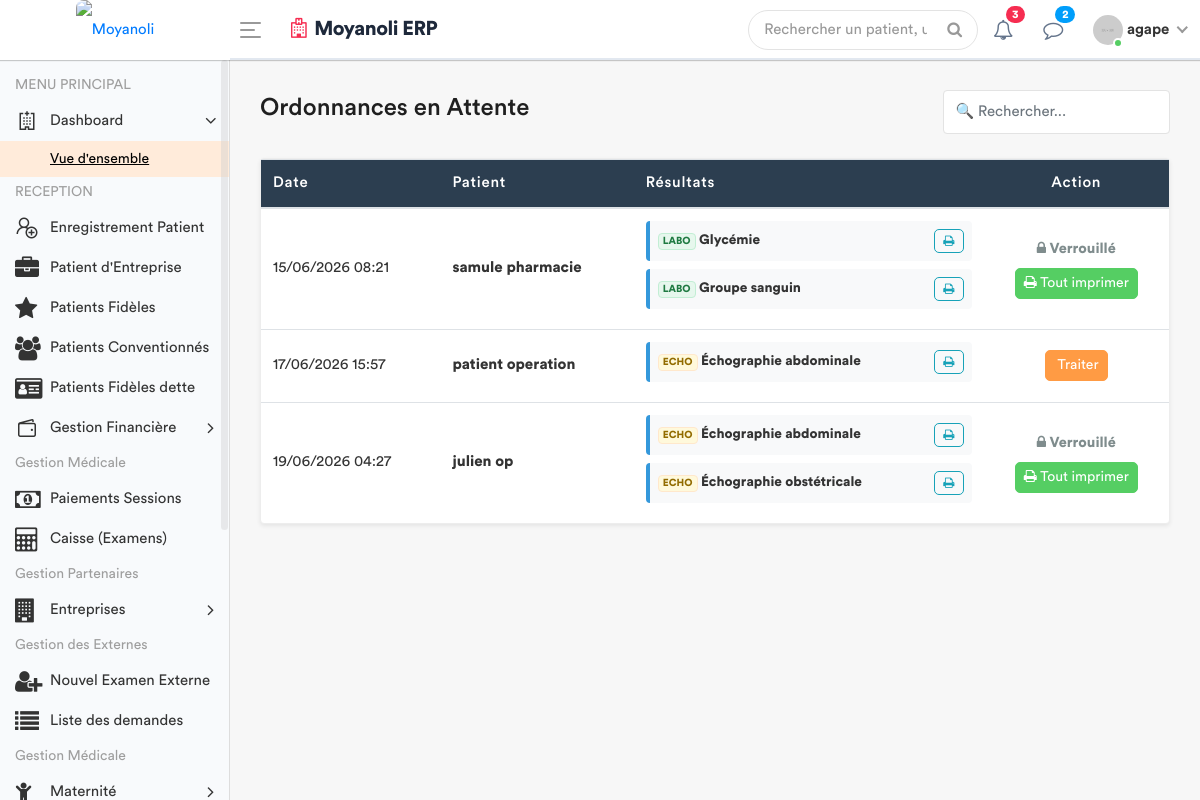
The app's page /medecin/salle-d-attente/ (signed in), older data.
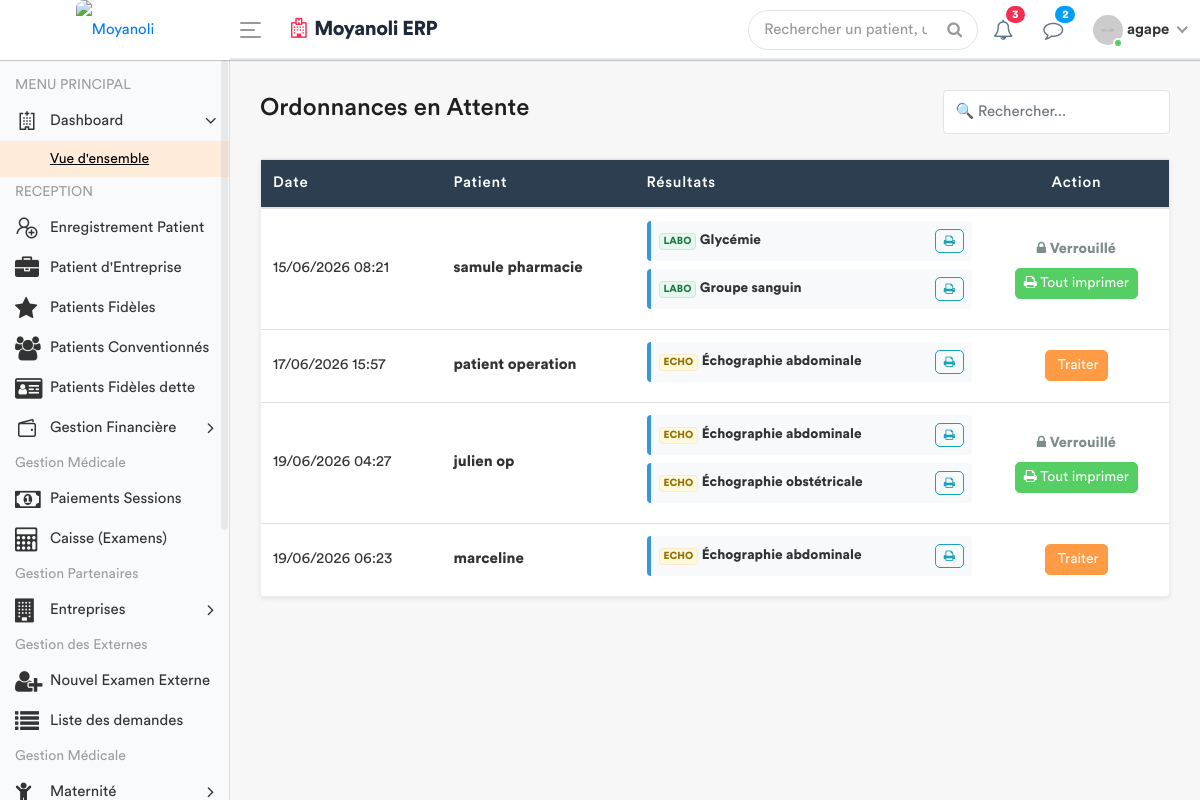
The same page, newer data.
### apps/models.py (models this page shows, shortened)
class Consultation(models.Model):
    triage = models.OneToOneField(SigneVital, db_index=True, on_delete=models.CASCADE)
    medecin = models.ForeignKey(settings.AUTH_USER_MODEL, on_delete=models.SET_NULL, null=True)
    motif_consultation = models.TextField(verbose_name="Motif")
    histoire_maladie = models.TextField(verbose_name="Histoire de la maladie")
    examen_physique = models.TextField(verbose_name="Examen physique")
    complement_d_anamnese = models.CharField(max_length=200, null=True)
    hypothese_diagnostique = models.TextField(verbose_name="Hypothèse diagnostique")
    date_creation = models.DateTimeField(default=timezone.now)
    consultation_payee = models.BooleanField(default=False, verbose_name="Consultation payée")
    session = models.OneToOneField(SessionSoins, on_delete=models.CASCADE, null=True)

class SigneVital(models.Model):
    patient = models.ForeignKey(Patient, on_delete=models.CASCADE)
    temperature = models.DecimalField(max_digits=4, decimal_places=1)
    poids = models.DecimalField(max_digits=5, decimal_places=2)
    tension_arterielle = models.CharField(max_length=10)
    frequence_cardiaque = models.IntegerField()
    frequence_respiratoire = models.IntegerField(null=True, blank=True)
    saturation_oxygene = models.IntegerField(null=True, blank=True)
    date_prelevement = models.DateTimeField(default=timezone.now)
    infirmier = models.ForeignKey(User, on_delete=models.SET_NULL, null=True)
    est_consulte = models.BooleanField(default=False)
    session = models.ForeignKey(SessionSoins, on_delete=models.CASCADE, related_name='signes_vitaux', null=True)

class Patient(models.Model):
    TYPE_CHOICES = [
        ('SIMPLE', 'Patient Simple'),
        ('FIDELE', 'Patient Fidèle'),
        ('CONVENTIONNE', 'Patient Conventionné'),
    ]
    code_patient = models.CharField(max_length=20, unique=True, editable=False)
    noms = models.CharField(max_length=100)
    service = models.ForeignKey('Service', on_delete=models.PROTECT, related_name='patients', null=True)
    sexe = models.CharField(max_length=1, choices=[('M', 'Masculin'), ('F', 'Féminin')])
    age = models.CharField(max_length=30)
    adresse = models.TextField()
    telephone = models.CharField(max_length=20)
    type_patient = models.CharField(max_length=15, choices=TYPE_CHOICES, default='SIMPLE')
    a_carte_fidelite = models.BooleanField(default=False, verbose_name="Possède carte de fidélité")
    entreprise = models.ForeignKey(
        'Entreprise',
        on_delete=models.SET_NULL,
        null=True,
        blank=True,
        related_name='patients',
        verbose_name="Entreprise (si conventionné)"
    )
    fiche_payee = models.BooleanField(default=False)
    created_by = models.ForeignKey(User, on_delete=models.SET_NULL, null=True, related_name='patients_crees')
    date_creation = models.DateTimeField(auto_now_add=True)
    date_modification = models.DateTimeField(auto_now=True)

class DemandeExamen(models.Model):
    STATUT = [
        ('EN_ATTENTE', 'En attente'),
        ('TERMINE', 'Terminé'),
        ('ANNULE', 'Annulé'),
    ]
    consultation = models.ForeignKey(Consultation, related_name='examens', on_delete=models.CASCADE)
    prestation = models.ForeignKey(Prestation, on_delete=models.PROTECT)
    indication = models.TextField(blank=True, help_text="Note du médecin pour le technicien")
    resultat = models.TextField(blank=True, null=True)
    image_resultat = models.ImageField(upload_to='resultats_examens/', blank=True, null=True)
    technicien = models.ForeignKey(
        settings.AUTH_USER_MODEL,
        related_name='examens_realises',
        on_delete=models.SET_NULL,
        null=True,
        blank=True
    )
    statut = models.CharField(max_length=20, choices=STATUT, default='EN_ATTENTE')
    date_demande = models.DateTimeField(default=timezone.now)
    date_realisation = models.DateTimeField(null=True, blank=True)
    quantite = models.PositiveIntegerField(default=1)

class Prestation(models.Model):
    CATEGORIES = [
        ('ADM', 'Administratif'),
        ('CONS', 'Consultation'),
        ('LABO', 'Laboratoire'),
        ('SOIN', 'Soins'),
        ('ECHO', 'Échographie'),
        ('RADIO', 'Radiologie'),
        ('SCAN', 'Scanner'),
        ('IRM', 'IRM'),
        ('CARDIO', 'Cardiographie'),
        ('GYNECO', 'Gynécographie'),
        ('ONCO', 'Oncologie'),
        ('ORTHO', 'Orthopédie'),
        ('DERMA', 'Dermatologie'),
        ('OPHTA', 'Ophtalmologie'),
        ('PSY', 'Psychiatrie'),
        ('KINE', 'Rééducation / Kinésithérapie'),
        ('MED', 'Acte Médical'),
        ('CHIR', 'Acte Chirurgical'),
        ('CONS_MAT', 'Consultation Maternité'),
        ('MAT', 'Forfait Maternité / Accouchement'),
    ]
    libelle = models.CharField(max_length=200, verbose_name="Libellé")
    categorie = models.CharField(max_length=10, choices=CATEGORIES, verbose_name="Catégorie")
    prix = models.DecimalField(max_digits=10, decimal_places=2, default=Decimal('0.00'), verbose_name="Prix (USD)")
    valeur_normale = models.CharField(
        max_length=150, blank=True, null=True,
        verbose_name="Valeur Normale / Référence (Labo uniquement)",
        help_text="Ex: 70-110 mg/dl, Négatif, etc."
    )
    class Meta:
        verbose_name = "Prestation"
        verbose_name_plural = "Prestations"

### apps/views.py (the view, shortened to what this page needs)
# urls.py: path('medecin/salle-d-attente/', views.liste_attente_ordonnance_view, name='liste_attente_medecin'),
@login_required
def liste_attente_ordonnance_view(request):
    consultations_en_attente = Consultation.objects.filter(
        examens__statut='TERMINE'
    ).prefetch_related('examens', 'ordonnance_set').distinct()
    role = Fonction.objects.filter(userKey=request.user).first()
    fonctionKey = role.fonctionKey.roleName if role and role.fonctionKey else None
    return render(request, 'back-end/medecin/liste_attente.html', {
        'consultations_en_attente': consultations_en_attente,
        'fonctionKey': fonctionKey
    })

### apps/templates/back-end/medecin/liste_attente.html (shortened to what the changed rows need)
{% load static %}
<!DOCTYPE html>
<html lang="fr">
<head>
    {% include 'back-end/includes/css.html' %}
</head>
<body>
    <div class="main-wrapper">
        <div class="page-wrapper">
            <div class="content container-fluid">
                <div class="card shadow-sm">
                    <div class="card-body p-0">
                        <div class="table-responsive">
                            <table class="table table-hover mb-0" id="tablePatients">
                                <thead style="background: #2c3e50; color: white;">
                                    <tr>
                                        <th>Date</th>
                                        <th>Patient</th>
                                        <th>Résultats</th>
                                        <th class="text-center">Action</th>
                                    </tr>
                                </thead>
                                <tbody>
                                    {% for c in consultations_en_attente %}
                                    <tr>
                                        <td class="align-middle">{{ c.triage.date_prelevement|date:"d/m/Y H:i" }}</td>
                                        <td class="align-middle"><strong>{{ c.triage.patient.noms }}</strong></td>
                                        <td class="align-middle">
                                            {% for exam in c.examens.all %}
                                                {% if exam.statut == 'TERMINE' %}
                                                <div class="exam-card">
                                                    <div>
                                                        <span class="badge {% if exam.prestation.categorie == 'LABO' %}badge-labo{% elif exam.prestation.categorie == 'RADIO' %}badge-radio{% else %}badge-echo{% endif %}">
                                                            {{ exam.prestation.categorie }}
                                                        </span>
                                                        <strong>{{ exam.prestation.libelle }}</strong>
                                                    </div>
                                                    <a href="{% url 'imprimer_resultat' exam.id %}" target="_blank" class="btn btn-outline-info btn-exam"><i class="fa fa-print"></i></a>
                                                </div>
                                                {% endif %}
                                            {% endfor %}
                                        </td>
                                        <td class="text-center align-middle">
                                            {% if c.ordonnance_set.exists %}
                                                <div class="status-locked"><i class="fa fa-lock"></i> Verrouillé</div>
                                                <a href="{% url 'imprimer_consultation' c.id %}" target="_blank" class="btn btn-success btn-sm mt-2"><i class="fa fa-print"></i> Tout imprimer</a>
                                            {% else %}
                                                <button type="button" class="btn btn-primary btn-sm" data-toggle="modal" data-target="#modal{{ c.id }}">
                                                     Traiter
                                                </button>
                                            {% endif %}
                                        </td>
                                    </tr>
                                    {% endfor %}
                                </tbody>
                            </table>
                        </div>
                    </div>
                </div>
            </div>
        </div>
    </div>
</body>
</html>

Row changes from the older to the newer data that the page shows:
added Consultation: triage.date_prelevement "19/06/2026 06:23", triage.patient.noms "marceline"
added DemandeExamen: prestation.categorie "ECHO", prestation.libelle "Échographie abdominale", shown under "19/06/2026 06:23"
